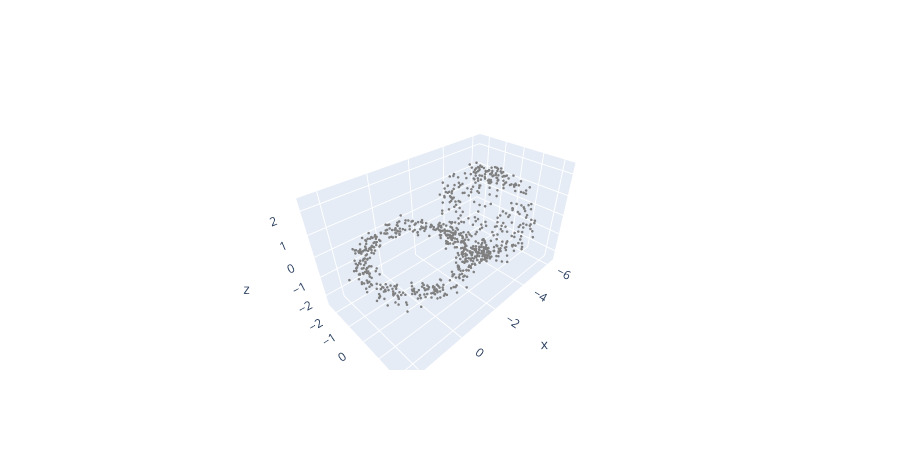

The cell this chart's notebook holds for it:
### Markdown cell above
# Sphere wedge circle

### Code cell
import plotly.graph_objects as go

n_data = 400
theta = 2*np.pi*np.random.rand(n_data)
phi = np.pi*np.random.rand(n_data)
data = np.zeros((3,n_data))
data[0] = 2*np.cos(theta)*np.sin(phi) - 4
data[1] = 2*np.sin(theta)*np.sin(phi) - 0
data[2] = 2*np.cos(phi) - 0

beta = 2*np.pi * np.random.rand(n_data)
atad = np.zeros((3,n_data))
atad[0] = 2*np.cos(beta)
atad[1] = 2*np.sin(beta)
atad[2] = 0

data = np.hstack([data,atad])
#add noise
data += 0.2 * np.random.randn(*data.shape)

# Plot the data 
fig = go.Figure(data=[go.Scatter3d(
    x=data[0], y=data[1], z=data[2], 
    mode ='markers', 
    marker=dict(size = 1.5 , color = 'grey'))])
X = data.T
fig.update_layout( width=900, height=450)
fig.show()

### Figure 1 — Plotly figure (JSON) as saved in the notebook; plotly's stock layout.template omitted (floating-point values rounded to 4 significant figures; data arrays with more than 128 entries replaced by an {"elided": "..."} marker saying what was removed)
{"data": [{"marker": {"color": "grey", "size": 1.5}, "mode": "markers", "type": "scatter3d", "x": {"elided": "800 float values"}, "y": {"elided": "800 float values"}, "z": {"elided": "800 float values"}}], "layout": {"height": 450, "width": 900}}
